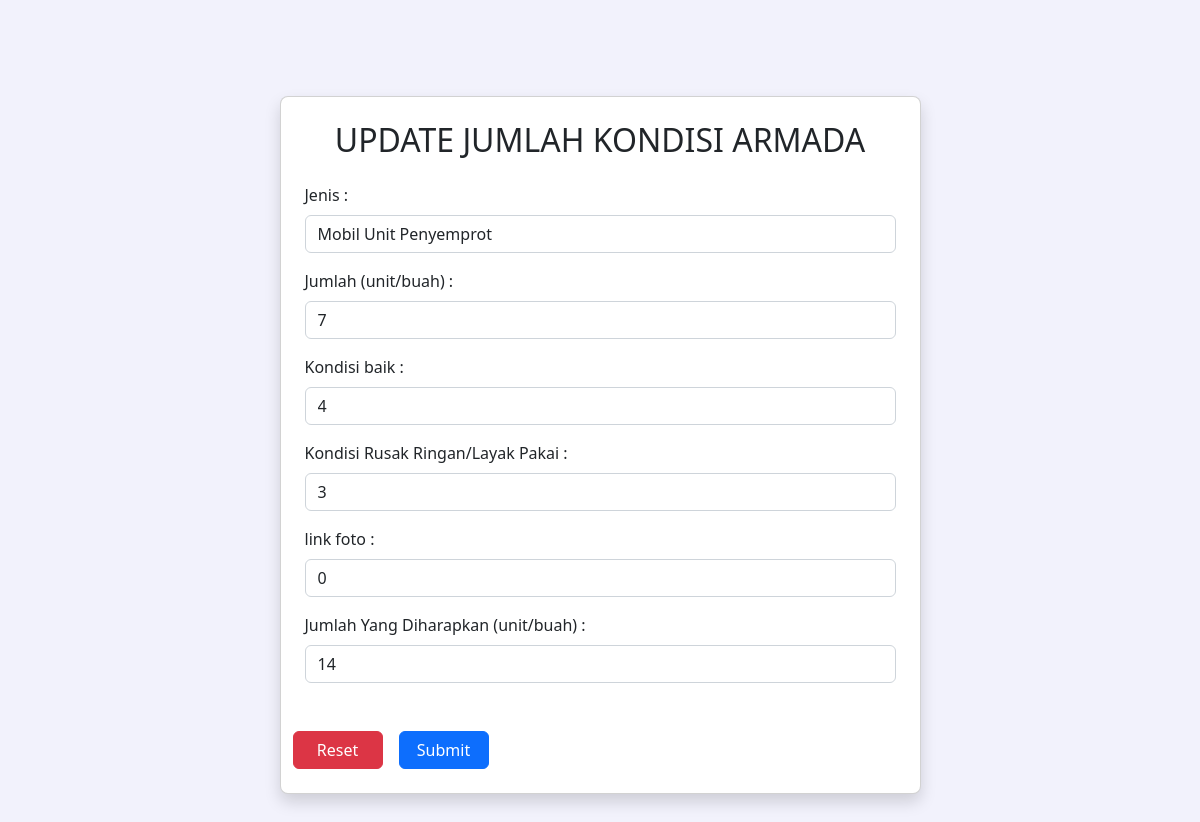
Screenshot of /update_jumlah_kondisiarmada.php?id=1 with the database file from the repository.
### tables this page shows
CREATE TABLE `jumlah_kondisiarmada` (
  `id` int(11) NOT NULL,
  `jenis` varchar(100) NOT NULL,
  `jumlah` int(11) NOT NULL,
  `kondisi_baik` int(11) NOT NULL,
  `kondisi_layak` int(11) NOT NULL,
  `kondisi_rusak` int(11) NOT NULL,
  `diharapkan` int(11) NOT NULL
);

### update_jumlah_kondisiarmada.php (the view, shortened to what this page needs)
<?php
if(isset($_GET['id'])){
    $id = $_GET['id'];
    $con = mysqli_connect("localhost","root","","db_berita");
    $sql = "SELECT * FROM jumlah_kondisiarmada WHERE id='$id'";
    if ($result = mysqli_query($con, $sql)) {
        while($data = mysqli_fetch_assoc($result)) {
            $jenis = $data['jenis'];
            $jumlah = $data['jumlah'];
            $kondisi_baik = $data['kondisi_baik'];
            $kondisi_layak = $data['kondisi_layak'];
            $kondisi_rusak = $data['kondisi_rusak'];
            $diharapkan = $data['diharapkan'];
        }
    } else {
        echo "Error: " . $sql . "<br>" . mysqli_error($con);
    }
}
?>
<!DOCTYPE html>
<html lang="en">
<head>
    <link href="https://cdn.jsdelivr.net/npm/bootstrap@5.2.3/dist/css/bootstrap.min.css" rel="stylesheet">
    <link rel="stylesheet" href="https://cdn.jsdelivr.net/npm/bootstrap-icons@1.9.1/font/bootstrap-icons.css">
</head>
<body style="background-color: #f2f2fc;">
    <section style="margin-bottom: 100px;">
        <div class="container py-5 h-100">
            <div class="row d-flex justify-content-center align-items-center h-50">
                <div class="col col-lg-9 col-xl-7">
                    <div class="card shadow rounded-3 mt-5 mb-5">
                        <div class="card-body p-4">
                            <h2 class="text-center">UPDATE JUMLAH KONDISI ARMADA</h2>
                            <?php if(isset($_GET['id'])): ?>
                            <form action="" method="post" enctype="multipart/form-data">
                                <label for="exampleFormControlInput1" class="form-label mt-3">Jenis :</label>
                                <input type="text" name="jenis" class="form-control mb-3" value="<?php echo $jenis; ?>">
                                <label for="exampleFormControlInput1" class="form-label">Jumlah (unit/buah) :</label>
                                <input type="text" name="jumlah" class="form-control mb-3" value="<?php echo $jumlah; ?>">
                                <label for="exampleFormControlInput1" class="form-label">Kondisi baik :</label>
                                <input type="text" name="kondisi_baik" class="form-control mb-3" value="<?php echo $kondisi_baik; ?>">
                                <label for="exampleFormControlInput1" class="form-label">Kondisi Rusak Ringan/Layak Pakai :</label>
                                <input type="text" name="kondisi_layak" class="form-control mb-3" value="<?php echo $kondisi_layak; ?>">
                                <label for="exampleFormControlInput1" class="form-label">link foto :</label>
                                <input type="text" name="kondisi_rusak" class="form-control mb-3" value="<?php echo $kondisi_rusak; ?>">
                                <label for="exampleFormControlInput1" class="form-label">Jumlah Yang Diharapkan (unit/buah) :</label>
                                <input type="text" name="diharapkan" class="form-control mb-3" value="<?php echo $diharapkan; ?>">
                                <div class="row justify-content-start mt-5">
                                    <input class="btn btn-danger me-3 col-md-4 col-sm-12" style="width: 90px;" type="reset" name="submit" value="Reset">
                                    <input class="btn btn-primary me-2 col-md-4 col-sm-12" style="width: 90px;" type="submit" name="submit" value="Submit">
                                </div>
                            </form>
                            <?php endif; ?>
                        </div>
                    </div>
                </div>
            </div>
        </div>
    </section>
</body>
</html>

### rows the page displays
jumlah_kondisiarmada: jenis "Mobil Unit Penyemprot", jumlah "7", kondisi_baik "4", kondisi_layak "3", kondisi_rusak "0", diharapkan "14"
